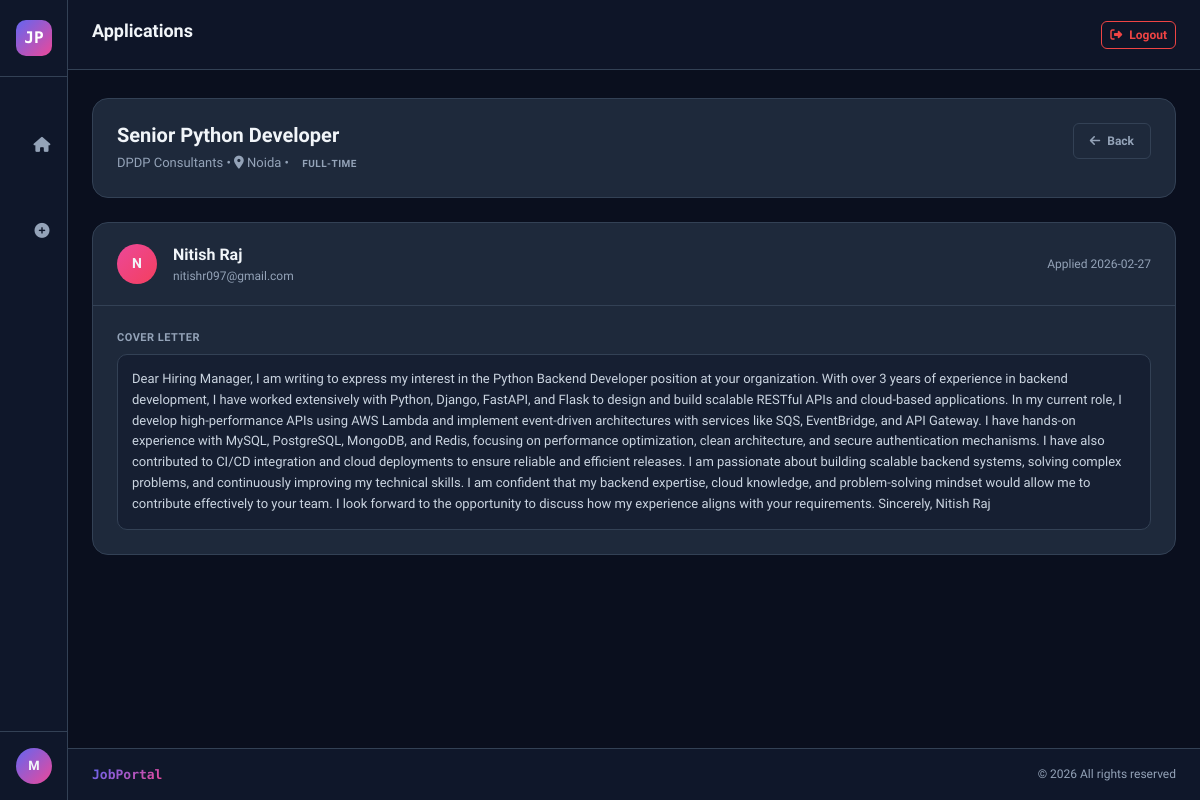
The app's page /employer/applications/1 (signed in) with its own data.
### tables this page shows
CREATE TABLE jobs (
            id INTEGER PRIMARY KEY AUTOINCREMENT,
            employer_id INTEGER NOT NULL,
            title TEXT NOT NULL,
            company TEXT NOT NULL,
            location TEXT NOT NULL,
            job_type TEXT NOT NULL,
            salary TEXT,
            description TEXT NOT NULL,
            requirements TEXT,
            is_active INTEGER DEFAULT 1,
            created_at DATETIME DEFAULT CURRENT_TIMESTAMP,
            FOREIGN KEY (employer_id) REFERENCES users(id)
        );

CREATE TABLE applications (
            id INTEGER PRIMARY KEY AUTOINCREMENT,
            user_id INTEGER NOT NULL,
            job_id INTEGER NOT NULL,
            cover_letter TEXT,
            status TEXT DEFAULT 'pending',
            applied_at DATETIME DEFAULT CURRENT_TIMESTAMP,
            FOREIGN KEY (user_id) REFERENCES users(id),
            FOREIGN KEY (job_id) REFERENCES jobs(id)
        );

CREATE TABLE users (
            id INTEGER PRIMARY KEY AUTOINCREMENT,
            name TEXT NOT NULL,
            email TEXT UNIQUE NOT NULL,
            password TEXT NOT NULL,
            role TEXT NOT NULL CHECK(role IN ('admin','employer','jobseeker')),
            created_at DATETIME DEFAULT CURRENT_TIMESTAMP
        );

### app.py (the view)
@app.route('/employer/applications/<int:job_id>')
@role_required('employer')
def job_applications(job_id):
    db = get_db()
    job = db.execute('SELECT * FROM jobs WHERE id=? AND employer_id=?', (job_id, session['user_id'])).fetchone()
    if not job:
        flash('Job not found.', 'danger')
        return redirect(url_for('dashboard'))
    applications = db.execute('''SELECT a.*, u.name, u.email, p.phone, p.skills, p.experience, p.resume_text
                                  FROM applications a JOIN users u ON a.user_id=u.id
                                  LEFT JOIN profiles p ON u.id=p.user_id
                                  WHERE a.job_id=? ORDER BY a.applied_at DESC''', (job_id,)).fetchall()
    return render_template('employer/applications.html', job=job, applications=applications)

### app.py (called while the page is built)
def role_required(*roles):
    def decorator(f):
        @wraps(f)
        def decorated(*args, **kwargs):
            if 'user_id' not in session:
                return redirect(url_for('login'))
            if session.get('role') not in roles:
                flash('Access denied.', 'danger')
                return redirect(url_for('dashboard'))
            return f(*args, **kwargs)
        return decorated
    return decorator

### database.py (called while the page is built)
def get_db():
    from flask import g
    if 'db' not in g:
        g.db = sqlite3.connect(DATABASE)
        g.db.row_factory = sqlite3.Row
        g.db.execute('PRAGMA foreign_keys = ON')
    return g.db

### templates/employer/applications.html (shortened to what this page needs)
{% extends "base.html" %}
{% block page_title %}Applications{% endblock %}
{% block content %}
<div class="mb-4 p-4" style="background:#1e293b; border:1px solid #334155; border-radius:16px;">
    <div class="d-flex flex-wrap align-items-start justify-content-between gap-3">
        <div>
            <h2 style="font-size:20px; font-weight:800; margin:0 0 6px;">{{ job.title }}</h2>
            <div style="color:#94a3b8; font-size:13px;">
                {{ job.company }} &bull; <i class="fas fa-map-marker-alt"></i> {{ job.location }} &bull;
                <span class="badge-role type-{{ job.job_type|replace(' ','') }}">{{ job.job_type }}</span>
            </div>
        </div>
        <a href="{{ url_for('dashboard') }}" class="btn btn-sm" style="border:1px solid #334155; color:#94a3b8; border-radius:8px; padding:8px 16px; text-decoration:none; font-size:12px;">
            <i class="fas fa-arrow-left me-1"></i> Back
        </a>
    </div>
</div>
{% if applications %}
<div class="row g-3">
    {% for app in applications %}
    <div class="col-12">
        <div class="data-card">
            <div class="data-card-header">
                <div class="d-flex align-items-center gap-3">
                    <div style="width:40px;height:40px;border-radius:50%;background:linear-gradient(135deg,#ec4899,#f43f5e);display:flex;align-items:center;justify-content:center;font-size:14px;font-weight:700;flex-shrink:0;">
                        {{ app.name[0].upper() }}
                    </div>
                    <div>
                        <div style="font-weight:700;">{{ app.name }}</div>
                        <div style="color:#94a3b8; font-size:12px;">{{ app.email }} {% if app.phone %}&bull; {{ app.phone }}{% endif %}</div>
                    </div>
                </div>
                <div style="font-size:12px; color:#94a3b8;">Applied {{ app.applied_at[:10] }}</div>
            </div>
            <div class="p-4">
                <div class="row g-3">
                    {% if app.cover_letter %}
                    <div class="col-12">
                        <div style="font-size:11px; font-weight:700; color:#94a3b8; text-transform:uppercase; letter-spacing:0.5px; margin-bottom:8px;">Cover Letter</div>
                        <p style="font-size:13px; color:#cbd5e1; margin:0; line-height:1.6; background:rgba(15,23,42,0.5); padding:14px; border-radius:10px; border:1px solid #334155;">{{ app.cover_letter }}</p>
                    </div>
                    {% endif %}
                </div>
            </div>
        </div>
    </div>
    {% endfor %}
</div>
{% else %}
<div class="empty-state">
    <i class="fas fa-inbox"></i>
    <p>No applications received yet</p>
    <small style="color:#475569;">Applications will appear here once job seekers apply</small>
</div>
{% endif %}
{% endblock %}

### templates/base.html (shortened to what this page needs)
<!DOCTYPE html>
<html lang="en">
<head>
    <link href="https://cdn.jsdelivr.net/npm/bootstrap@5.3.0/dist/css/bootstrap.min.css" rel="stylesheet">
    <link href="https://cdnjs.cloudflare.com/ajax/libs/font-awesome/6.4.0/css/all.min.css" rel="stylesheet">
</head>
<body>
<div id="sidebar">
    <div class="sidebar-brand">
        <div class="brand-icon">JP</div>
    </div>
    <nav class="sidebar-nav">
        {% set role = session.get('role') %}
        {% if role == 'admin' %}
        <div class="nav-section-title">Main</div>
        <a href="{{ url_for('dashboard') }}" class="nav-link-item {% if request.endpoint=='dashboard' %}active{% endif %}">
            <span class="nav-icon"><i class="fas fa-chart-pie"></i></span>
            <span class="nav-label">Dashboard</span>
        </a>
        <div class="nav-section-title">Manage</div>
        <a href="{{ url_for('admin_jobs') }}" class="nav-link-item {% if request.endpoint=='admin_jobs' %}active{% endif %}">
            <span class="nav-icon"><i class="fas fa-briefcase"></i></span>
            <span class="nav-label">Jobs</span>
        </a>
        <a href="{{ url_for('admin_employers') }}" class="nav-link-item {% if request.endpoint=='admin_employers' %}active{% endif %}">
            <span class="nav-icon"><i class="fas fa-building"></i></span>
            <span class="nav-label">Employers</span>
        </a>
        <a href="{{ url_for('admin_jobseekers') }}" class="nav-link-item {% if request.endpoint=='admin_jobseekers' %}active{% endif %}">
            <span class="nav-icon"><i class="fas fa-users"></i></span>
            <span class="nav-label">Job Seekers</span>
        </a>
        {% elif role == 'employer' %}
        <a href="{{ url_for('dashboard') }}" class="nav-link-item {% if request.endpoint=='dashboard' %}active{% endif %}">
            <span class="nav-icon"><i class="fas fa-home"></i></span>
        </a>
        <a href="{{ url_for('post_job') }}" class="nav-link-item {% if request.endpoint=='post_job' %}active{% endif %}">
            <span class="nav-icon"><i class="fas fa-plus-circle"></i></span>
        </a>
        {% endif %}
    </nav>
    <div class="sidebar-user">
        <div class="user-avatar">{{ session.get('name', 'U')[0].upper() }}</div>
    </div>
</div>
<div id="main-content">
    <header class="main-header">
        <h1 class="page-title">{% block page_title %}Dashboard{% endblock %}</h1>
        <div class="header-actions">
            <a href="{{ url_for('logout') }}" class="btn btn-sm btn-outline-danger">
                <i class="fas fa-sign-out-alt me-1"></i> Logout
            </a>
        </div>
    </header>
    <main class="page-content">
        {% block content %}{% endblock %}
    </main>
    <footer class="main-footer">
        <span class="footer-brand">JobPortal</span>
        <span>&copy; 2026 All rights reserved</span>
    </footer>
</div>
</body>
</html>

### templates/base.html (style rules this page uses)
:root { --sidebar-width: 240px; --sidebar-collapsed: 68px; --primary: #0f172a; --accent: #6366f1; --accent2: #ec4899; --surface: #1e293b; --surface2: #0f172a; --text: #f1f5f9; --text-muted: #94a3b8; --border: #334155; --card-bg: #1e293b; --success: #10b981; --warning: #f59e0b; --danger: #ef4444; --transition: 0.25s cubic-bezier(0.4,0,0.2,1); }
* { box-sizing: border-box; }
body { font-family: 'Plus Jakarta Sans', sans-serif; background: #0a0f1e; color: var(--text); min-height: 100vh; overflow-x: hidden; }
#sidebar { position: fixed; top: 0; left: 0; bottom: 0; width: var(--sidebar-collapsed); background: var(--surface2); border-right: 1px solid var(--border); z-index: 1000; transition: width var(--transition); overflow: hidden; display: flex; flex-direction: column; }
.sidebar-brand { display: flex; align-items: center; gap: 12px; padding: 20px 16px; border-bottom: 1px solid var(--border); min-height: 70px; white-space: nowrap; overflow: hidden; }
.brand-icon { width: 36px; height: 36px; background: linear-gradient(135deg, var(--accent), var(--accent2)); border-radius: 10px; display: flex; align-items: center; justify-content: center; font-size: 16px; font-weight: 800; color: white; flex-shrink: 0; font-family: 'Space Mono', monospace; }
.sidebar-nav { flex: 1; padding: 12px 0; overflow-y: auto; overflow-x: hidden; }
.nav-link-item { display: flex; align-items: center; gap: 14px; padding: 10px 16px; color: var(--text-muted); text-decoration: none; transition: all var(--transition); border-radius: 0; white-space: nowrap; position: relative; margin: 2px 8px; border-radius: 8px; }
.nav-icon { width: 36px; height: 36px; flex-shrink: 0; display: flex; align-items: center; justify-content: center; font-size: 15px; }
.sidebar-user { padding: 16px; border-top: 1px solid var(--border); display: flex; align-items: center; gap: 12px; white-space: nowrap; overflow: hidden; }
.user-avatar { width: 36px; height: 36px; border-radius: 50%; background: linear-gradient(135deg, var(--accent), var(--accent2)); display: flex; align-items: center; justify-content: center; font-size: 13px; font-weight: 700; flex-shrink: 0; }
#main-content { margin-left: var(--sidebar-collapsed); transition: margin-left var(--transition); min-height: 100vh; display: flex; flex-direction: column; }
.main-header { background: rgba(15,23,42,0.95); backdrop-filter: blur(10px); border-bottom: 1px solid var(--border); padding: 0 24px; height: 70px; display: flex; align-items: center; justify-content: space-between; position: sticky; top: 0; z-index: 100; }
.page-title { font-size: 18px; font-weight: 700; }
.header-actions { display: flex; align-items: center; gap: 12px; }
.page-content { flex: 1; padding: 28px 24px; max-width: 1400px; width: 100%; }
.main-footer { background: var(--surface2); border-top: 1px solid var(--border); padding: 16px 24px; font-size: 12px; color: var(--text-muted); display: flex; align-items: center; justify-content: space-between; }
.footer-brand { font-family: 'Space Mono', monospace; font-weight: 700; font-size: 13px; background: linear-gradient(135deg, var(--accent), var(--accent2)); -webkit-background-clip: text; -webkit-text-fill-color: transparent; }
.data-card { background: var(--card-bg); border: 1px solid var(--border); border-radius: 16px; overflow: hidden; }
.data-card-header { padding: 20px 24px; border-bottom: 1px solid var(--border); display: flex; align-items: center; justify-content: space-between; }
.badge-role { padding: 4px 10px; border-radius: 20px; font-size: 10px; font-weight: 700; text-transform: uppercase; letter-spacing: 0.5px; }
.btn-sm { border-radius: 6px !important; font-size: 12px !important; font-weight: 600 !important; }
.btn-outline-danger { border-color: var(--danger) !important; color: var(--danger) !important; }

### records on screen
jobs: title "Senior Python Developer", company "DPDP Consultants", location "Noida", job_type "FULL-TIME"
applications: name "N", name "Nitish Raj", email "nitishr097@gmail.com", applied_at "2026-02-27", cover_letter "Dear Hiring Manager, I am writing to express my interest in the Python Backend Developer position at your organization. With over 3 years of experience in backend development, I have worked extensively with Python, Django, FastAPI, and Flask to design and build scalable RESTful APIs and cloud-based applications. In my current role, I develop high-performance APIs using AWS Lambda and implement event-driven architectures with services like SQS, EventBridge, and API Gateway. I have hands-on experience with MySQL, PostgreSQL, MongoDB, and Redis, focusing on performance optimization, clean architecture, and secure authentication mechanisms. I have also contributed to CI/CD integration and cloud…"

### other values on screen
{{ session.get('name', 'U')[0].upper() }} "M"
